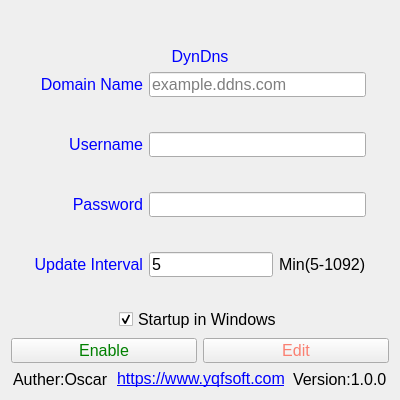
<?xml version="1.0" encoding="UTF-8"?>
<ui version="4.0">
 <class>main</class>
 <widget class="QWidget" name="main">
  <property name="geometry">
   <rect>
    <x>0</x>
    <y>0</y>
    <width>400</width>
    <height>400</height>
   </rect>
  </property>
  <property name="minimumSize">
   <size>
    <width>400</width>
    <height>400</height>
   </size>
  </property>
  <property name="maximumSize">
   <size>
    <width>400</width>
    <height>400</height>
   </size>
  </property>
  <property name="windowTitle">
   <string>Dynamic IP By Oscar</string>
  </property>
  <property name="windowIcon">
   <iconset resource="../image.qrc">
    <normaloff>:/img/img/ip.jpg</normaloff>:/img/img/ip.jpg</iconset>
  </property>
  <layout class="QVBoxLayout" name="verticalLayout">
   <item>
    <widget class="QLabel" name="ip_lb">
     <property name="minimumSize">
      <size>
       <width>0</width>
       <height>30</height>
      </size>
     </property>
     <property name="font">
      <font>
       <family>Arial</family>
       <pointsize>12</pointsize>
      </font>
     </property>
     <property name="styleSheet">
      <string notr="true">QLabel{
  color: red;
}</string>
     </property>
     <property name="text">
      <string/>
     </property>
     <property name="alignment">
      <set>Qt::AlignCenter</set>
     </property>
    </widget>
   </item>
   <item>
    <widget class="QLabel" name="type_lb">
     <property name="font">
      <font>
       <family>Arial</family>
       <pointsize>12</pointsize>
      </font>
     </property>
     <property name="styleSheet">
      <string notr="true">QLabel{
  color:blue;
}</string>
     </property>
     <property name="text">
      <string>DynDns</string>
     </property>
     <property name="alignment">
      <set>Qt::AlignCenter</set>
     </property>
    </widget>
   </item>
   <item>
    <layout class="QGridLayout" name="gridLayout">
     <item row="3" column="2">
      <spacer name="verticalSpacer_4">
       <property name="orientation">
        <enum>Qt::Vertical</enum>
       </property>
       <property name="sizeHint" stdset="0">
        <size>
         <width>20</width>
         <height>40</height>
        </size>
       </property>
      </spacer>
     </item>
     <item row="4" column="4">
      <spacer name="horizontalSpacer_5">
       <property name="orientation">
        <enum>Qt::Horizontal</enum>
       </property>
       <property name="sizeHint" stdset="0">
        <size>
         <width>40</width>
         <height>20</height>
        </size>
       </property>
      </spacer>
     </item>
     <item row="0" column="2" colspan="2">
      <widget class="QLineEdit" name="domain_le">
       <property name="minimumSize">
        <size>
         <width>0</width>
         <height>25</height>
        </size>
       </property>
       <property name="font">
        <font>
         <family>Arial</family>
         <pointsize>12</pointsize>
        </font>
       </property>
       <property name="placeholderText">
        <string>example.ddns.com</string>
       </property>
      </widget>
     </item>
     <item row="2" column="2" colspan="2">
      <widget class="QLineEdit" name="username_le">
       <property name="minimumSize">
        <size>
         <width>0</width>
         <height>25</height>
        </size>
       </property>
       <property name="font">
        <font>
         <family>Arial</family>
         <pointsize>12</pointsize>
        </font>
       </property>
      </widget>
     </item>
     <item row="0" column="1">
      <widget class="QLabel" name="domain_lb">
       <property name="minimumSize">
        <size>
         <width>0</width>
         <height>25</height>
        </size>
       </property>
       <property name="font">
        <font>
         <family>Arial</family>
         <pointsize>12</pointsize>
        </font>
       </property>
       <property name="styleSheet">
        <string notr="true">QLabel{
  color:blue;
}</string>
       </property>
       <property name="text">
        <string>Domain Name</string>
       </property>
       <property name="alignment">
        <set>Qt::AlignRight|Qt::AlignTrailing|Qt::AlignVCenter</set>
       </property>
      </widget>
     </item>
     <item row="6" column="1">
      <widget class="QLabel" name="update_time_lb">
       <property name="minimumSize">
        <size>
         <width>0</width>
         <height>25</height>
        </size>
       </property>
       <property name="font">
        <font>
         <family>Arial</family>
         <pointsize>12</pointsize>
        </font>
       </property>
       <property name="styleSheet">
        <string notr="true">QLabel{
  color:blue;
}</string>
       </property>
       <property name="text">
        <string>Update Interval</string>
       </property>
       <property name="alignment">
        <set>Qt::AlignRight|Qt::AlignTrailing|Qt::AlignVCenter</set>
       </property>
      </widget>
     </item>
     <item row="2" column="1">
      <widget class="QLabel" name="username_lb">
       <property name="minimumSize">
        <size>
         <width>0</width>
         <height>25</height>
        </size>
       </property>
       <property name="font">
        <font>
         <family>Arial</family>
         <pointsize>12</pointsize>
        </font>
       </property>
       <property name="styleSheet">
        <string notr="true">QLabel{
  color:blue;
}</string>
       </property>
       <property name="text">
        <string>Username</string>
       </property>
       <property name="alignment">
        <set>Qt::AlignRight|Qt::AlignTrailing|Qt::AlignVCenter</set>
       </property>
      </widget>
     </item>
     <item row="4" column="2" colspan="2">
      <widget class="QLineEdit" name="password_le">
       <property name="minimumSize">
        <size>
         <width>0</width>
         <height>25</height>
        </size>
       </property>
       <property name="font">
        <font>
         <family>Arial</family>
         <pointsize>12</pointsize>
        </font>
       </property>
       <property name="echoMode">
        <enum>QLineEdit::Password</enum>
       </property>
      </widget>
     </item>
     <item row="6" column="2">
      <widget class="QLineEdit" name="update_time_le">
       <property name="minimumSize">
        <size>
         <width>0</width>
         <height>25</height>
        </size>
       </property>
       <property name="font">
        <font>
         <family>Arial</family>
         <pointsize>12</pointsize>
        </font>
       </property>
       <property name="text">
        <string>5</string>
       </property>
      </widget>
     </item>
     <item row="6" column="3">
      <widget class="QLabel" name="minute_lb">
       <property name="minimumSize">
        <size>
         <width>0</width>
         <height>25</height>
        </size>
       </property>
       <property name="font">
        <font>
         <family>Arial</family>
         <pointsize>12</pointsize>
        </font>
       </property>
       <property name="styleSheet">
        <string notr="true"/>
       </property>
       <property name="text">
        <string>Min(5-1092)</string>
       </property>
      </widget>
     </item>
     <item row="5" column="2">
      <spacer name="verticalSpacer_5">
       <property name="orientation">
        <enum>Qt::Vertical</enum>
       </property>
       <property name="sizeHint" stdset="0">
        <size>
         <width>20</width>
         <height>40</height>
        </size>
       </property>
      </spacer>
     </item>
     <item row="1" column="2">
      <spacer name="verticalSpacer_3">
       <property name="orientation">
        <enum>Qt::Vertical</enum>
       </property>
       <property name="sizeHint" stdset="0">
        <size>
         <width>20</width>
         <height>40</height>
        </size>
       </property>
      </spacer>
     </item>
     <item row="4" column="0">
      <spacer name="horizontalSpacer_4">
       <property name="orientation">
        <enum>Qt::Horizontal</enum>
       </property>
       <property name="sizeHint" stdset="0">
        <size>
         <width>40</width>
         <height>20</height>
        </size>
       </property>
      </spacer>
     </item>
     <item row="4" column="1">
      <widget class="QLabel" name="password_lb">
       <property name="minimumSize">
        <size>
         <width>0</width>
         <height>25</height>
        </size>
       </property>
       <property name="font">
        <font>
         <family>Arial</family>
         <pointsize>12</pointsize>
        </font>
       </property>
       <property name="styleSheet">
        <string notr="true">QLabel{
  color:blue;
}</string>
       </property>
       <property name="text">
        <string>Password</string>
       </property>
       <property name="alignment">
        <set>Qt::AlignRight|Qt::AlignTrailing|Qt::AlignVCenter</set>
       </property>
      </widget>
     </item>
    </layout>
   </item>
   <item>
    <widget class="QLabel" name="error_info_lb">
     <property name="font">
      <font>
       <family>Arial</family>
       <pointsize>12</pointsize>
      </font>
     </property>
     <property name="styleSheet">
      <string notr="true">QLabel{
  color:red;
}</string>
     </property>
     <property name="text">
      <string/>
     </property>
     <property name="alignment">
      <set>Qt::AlignCenter</set>
     </property>
    </widget>
   </item>
   <item>
    <layout class="QHBoxLayout" name="horizontalLayout_3">
     <item>
      <spacer name="horizontalSpacer_3">
       <property name="orientation">
        <enum>Qt::Horizontal</enum>
       </property>
       <property name="sizeHint" stdset="0">
        <size>
         <width>40</width>
         <height>20</height>
        </size>
       </property>
      </spacer>
     </item>
     <item>
      <widget class="QCheckBox" name="window_startup_cb">
       <property name="font">
        <font>
         <family>Arial</family>
         <pointsize>12</pointsize>
        </font>
       </property>
       <property name="layoutDirection">
        <enum>Qt::LeftToRight</enum>
       </property>
       <property name="text">
        <string>Startup in Windows</string>
       </property>
       <property name="checked">
        <bool>true</bool>
       </property>
      </widget>
     </item>
     <item>
      <spacer name="horizontalSpacer_6">
       <property name="orientation">
        <enum>Qt::Horizontal</enum>
       </property>
       <property name="sizeHint" stdset="0">
        <size>
         <width>40</width>
         <height>20</height>
        </size>
       </property>
      </spacer>
     </item>
    </layout>
   </item>
   <item>
    <layout class="QHBoxLayout" name="horizontalLayout_2">
     <item>
      <widget class="QPushButton" name="ok_btn">
       <property name="minimumSize">
        <size>
         <width>0</width>
         <height>25</height>
        </size>
       </property>
       <property name="font">
        <font>
         <family>Arial</family>
         <pointsize>12</pointsize>
        </font>
       </property>
       <property name="styleSheet">
        <string notr="true">QPushButton{
  color:green;
}</string>
       </property>
       <property name="text">
        <string>Enable</string>
       </property>
      </widget>
     </item>
     <item>
      <widget class="QPushButton" name="edit_btn">
       <property name="minimumSize">
        <size>
         <width>0</width>
         <height>25</height>
        </size>
       </property>
       <property name="font">
        <font>
         <family>Arial</family>
         <pointsize>12</pointsize>
        </font>
       </property>
       <property name="styleSheet">
        <string notr="true">QPushButton{
  color:salmon;
}</string>
       </property>
       <property name="text">
        <string>Edit</string>
       </property>
      </widget>
     </item>
    </layout>
   </item>
   <item>
    <layout class="QHBoxLayout" name="horizontalLayout">
     <item>
      <spacer name="horizontalSpacer_8">
       <property name="orientation">
        <enum>Qt::Horizontal</enum>
       </property>
       <property name="sizeHint" stdset="0">
        <size>
         <width>40</width>
         <height>20</height>
        </size>
       </property>
      </spacer>
     </item>
     <item>
      <widget class="QLabel" name="auther_lb">
       <property name="font">
        <font>
         <family>Arial</family>
         <pointsize>12</pointsize>
        </font>
       </property>
       <property name="text">
        <string>Auther:Oscar</string>
       </property>
      </widget>
     </item>
     <item>
      <spacer name="horizontalSpacer_2">
       <property name="orientation">
        <enum>Qt::Horizontal</enum>
       </property>
       <property name="sizeHint" stdset="0">
        <size>
         <width>40</width>
         <height>20</height>
        </size>
       </property>
      </spacer>
     </item>
     <item>
      <widget class="QLabel" name="web_lb">
       <property name="font">
        <font>
         <family>Arial</family>
         <pointsize>12</pointsize>
        </font>
       </property>
       <property name="text">
        <string>&lt;a href=&quot;https://www.yqfsoft.com/&quot;&gt;https://www.yqfsoft.com&lt;/a&gt;</string>
       </property>
      </widget>
     </item>
     <item>
      <spacer name="horizontalSpacer">
       <property name="orientation">
        <enum>Qt::Horizontal</enum>
       </property>
       <property name="sizeHint" stdset="0">
        <size>
         <width>40</width>
         <height>20</height>
        </size>
       </property>
      </spacer>
     </item>
     <item>
      <widget class="QLabel" name="version_lb">
       <property name="font">
        <font>
         <family>Arial</family>
         <pointsize>12</pointsize>
        </font>
       </property>
       <property name="text">
        <string>Version:1.0.0</string>
       </property>
      </widget>
     </item>
     <item>
      <spacer name="horizontalSpacer_9">
       <property name="orientation">
        <enum>Qt::Horizontal</enum>
       </property>
       <property name="sizeHint" stdset="0">
        <size>
         <width>40</width>
         <height>20</height>
        </size>
       </property>
      </spacer>
     </item>
    </layout>
   </item>
  </layout>
 </widget>
 <tabstops>
  <tabstop>domain_le</tabstop>
  <tabstop>username_le</tabstop>
  <tabstop>password_le</tabstop>
  <tabstop>update_time_le</tabstop>
  <tabstop>window_startup_cb</tabstop>
  <tabstop>ok_btn</tabstop>
  <tabstop>edit_btn</tabstop>
 </tabstops>
 <resources>
  <include location="../image.qrc"/>
 </resources>
 <connections>
  <connection>
   <sender>ok_btn</sender>
   <signal>clicked()</signal>
   <receiver>main</receiver>
   <slot>start_update_ip()</slot>
   <hints>
    <hint type="sourcelabel">
     <x>83</x>
     <y>348</y>
    </hint>
    <hint type="destinationlabel">
     <x>-28</x>
     <y>295</y>
    </hint>
   </hints>
  </connection>
  <connection>
   <sender>window_startup_cb</sender>
   <signal>toggled(bool)</signal>
   <receiver>main</receiver>
   <slot>is_start_in_window()</slot>
   <hints>
    <hint type="sourcelabel">
     <x>199</x>
     <y>321</y>
    </hint>
    <hint type="destinationlabel">
     <x>461</x>
     <y>269</y>
    </hint>
   </hints>
  </connection>
  <connection>
   <sender>edit_btn</sender>
   <signal>clicked()</signal>
   <receiver>main</receiver>
   <slot>edit_info()</slot>
   <hints>
    <hint type="sourcelabel">
     <x>295</x>
     <y>346</y>
    </hint>
    <hint type="destinationlabel">
     <x>427</x>
     <y>315</y>
    </hint>
   </hints>
  </connection>
 </connections>
 <slots>
  <slot>start_update_ip()</slot>
  <slot>is_start_in_window()</slot>
  <slot>edit_info()</slot>
 </slots>
</ui>
